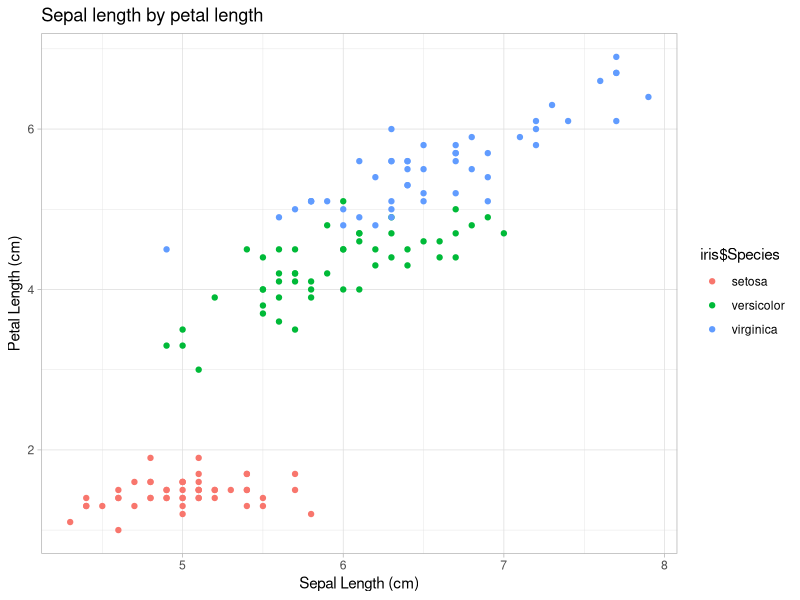
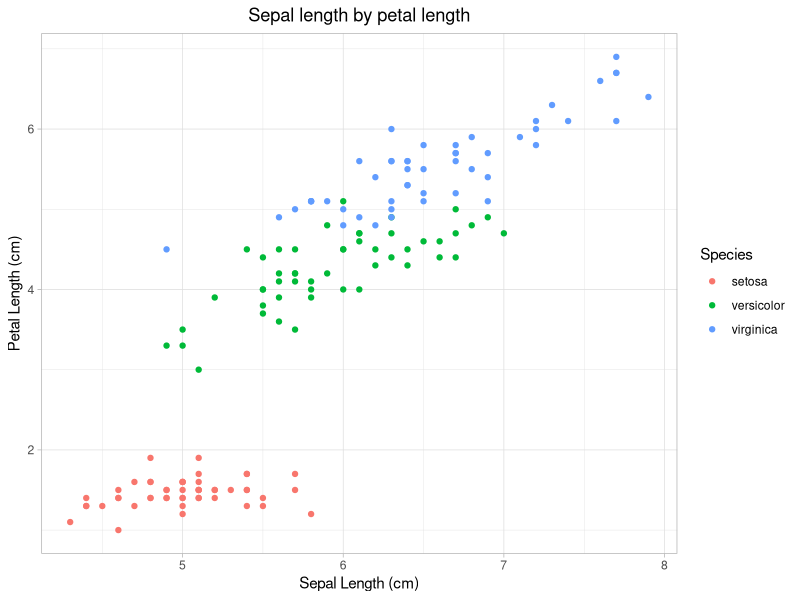
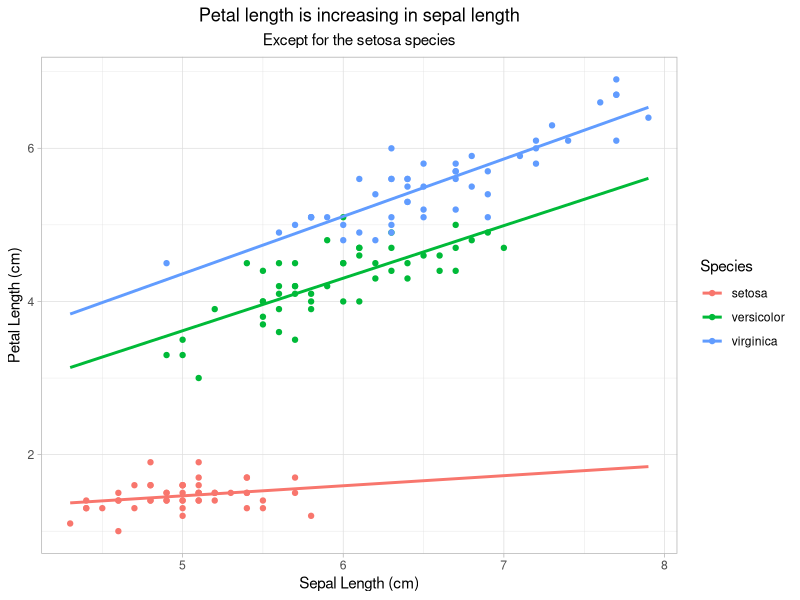
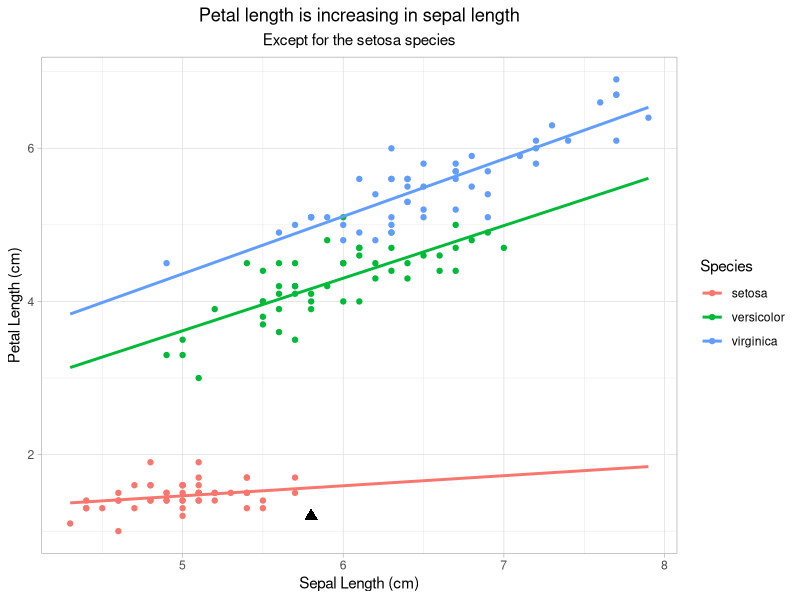
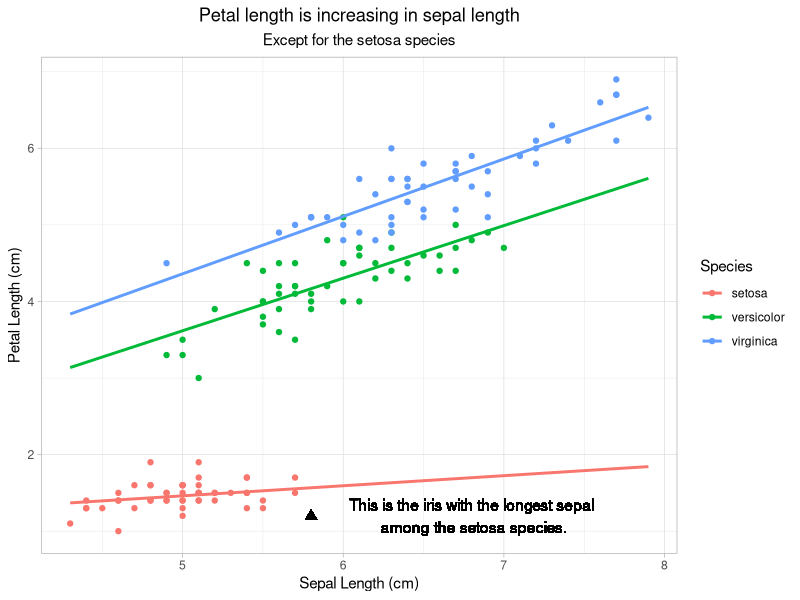

Generate these figures, in order, with R:
# HW6: ggplot_iris
#'
# In this exercise, you have to recreate the figures found at
# the left of the instructions.
# We suggest functions you can use to create the plots, but
# you are free to use the method you are the most comfortable with.
# Make sure that the figures look exactly like the ones you are supposed to create.
#'
# The purpose of this task is to construct a complex plot using ggplot.
# Throughout the exercise:
#    - Use `theme_light()` for the plots.
#    - Do not print the plot.
# Let's consider `iris` dataset in the R base environment.
#'
# 1. Load the `ggplot2` package.
#    Plot Petal Length versus Sepal Length split by Species, i.e. different
#    colors representing different Species.
#    To do that, use:
#    - `ggplot()` to initialize a ggplot object. Set its argument `data`.
#    - `geom_point()` to generate the scatter plot. Set its arguments
#    `mapping` and 'color' to plot Petal Length versus Sepal Length split by Species.
#    - `labs()` to format the labels such that:
#      - `title = "Sepal length by petal length"`
#      - `x = "Sepal Length (cm)"`
#      - `y = "Petal Length (cm)"`
#    Store the plot into a variable `g1`.
## Do not modify this line!
library(ggplot2)
g1 <- ggplot(data = iris, mapping = aes(x = Sepal.Length, y = Petal.Length, color = iris$Species)) +
  geom_point() +
  labs(title = "Sepal length by petal length",
       x = "Sepal Length (cm)",
       y = "Petal Length (cm)") +
  theme_light()
g1

# 2. We can see that the instead of in the middle of the plot, the title is
#    on the left corner, and the title of the label is `iris$Species`
#    instead of `Sepecies`.
#    Change the title to the middle of the plot and change the title of the label.
#    To do that, use:
#    - `theme()` to change the title to the middle of the plot. Set its argument
#    `plot.title` using `element_text()`
#    - `scale_color_hue()` to change the title of the label.
#    All the changes are made to `g1`.
#    Store your new plot into a variable `g2`.
## Do not modify this line!
g2 <- g1 +
  theme(plot.title = element_text(hjust = 0.5)) +
  scale_color_hue(name = "Species")
g2



# 3. Now we want to see the linear relationship between Sepal length and
#    Petal length.
#    To do that, use:
#    - `geom_smooth()` to add to `g2` a linear regression
#    line between Petal length and Sepal length for different Sepecies, such that
#      - `method = "lm"`, to add a linear regression line
#      - `se = FALSE`, to not include the confidence interval for the regression line
#      - `fullrange = TRUE`, to lot the regression line on full range of x-axis.
#    - `labs()` to format the labels such that:
#      - `title = "Petal length is increasing in sepal length"`
#      - `subtitle="Except for the setosa species"`
#    - `theme()` to change the subtitle to the middle of the plot as well. Set its argument
#    `plot.subtitle` using `element_text()`
#    Store your new plot into a variable `g3`.
## Do not modify this line!
g3 <- g2 +
  geom_smooth(method = "lm", se = FALSE, fullrange = TRUE) +
  labs(title = "Petal length is increasing in sepal length",
       subtitle="Except for the setosa species") +
  theme(plot.title = element_text(hjust = 0.5), plot.subtitle = element_text(hjust = 0.5)) 
g3


# 4. Let's say we want to emphasize a point, say the 15th point in the iris
#    dataset.
#    To do that, use:
#    - `geom_point()` to add this point to your `g3`,
#      - `pch = 17` , to plot the points as a triangle
#      - `col = "black"`, to change the color into black
#      - `cex = 3`, to change the point size to 3
#    Store your new plot into a variable `g4`.
## Do not modify this line!
g4 <- g3 +
  geom_point(data = iris[15, ], pch = 17, col = "black", cex = 3)
g4


# 5. We want to add a text to annotate the previous point.
#    To do that, use:
#    - `geom_text()` to add the coordinates for the previouly drawn point
#    in question4 onto your `g4`, such that
#    - `label = "This is the iris with the longest sepal\n among the setosa species.")`, to change the output of the text
#    - `col = "black"`, to change the color into black
#    - `nudge_x = 1` to make the  x position is 1 greater than the original point
#    Store your new plot into a variable `g5`.
#'
## Do not modify this line!
g5 <- g4 +
  geom_text(mapping = aes(x = Sepal.Length[15], y = Petal.Length[15], label = "This is the iris with the longest sepal\n among the setosa species."), 
            col = "black", nudge_x = 1)
g5




